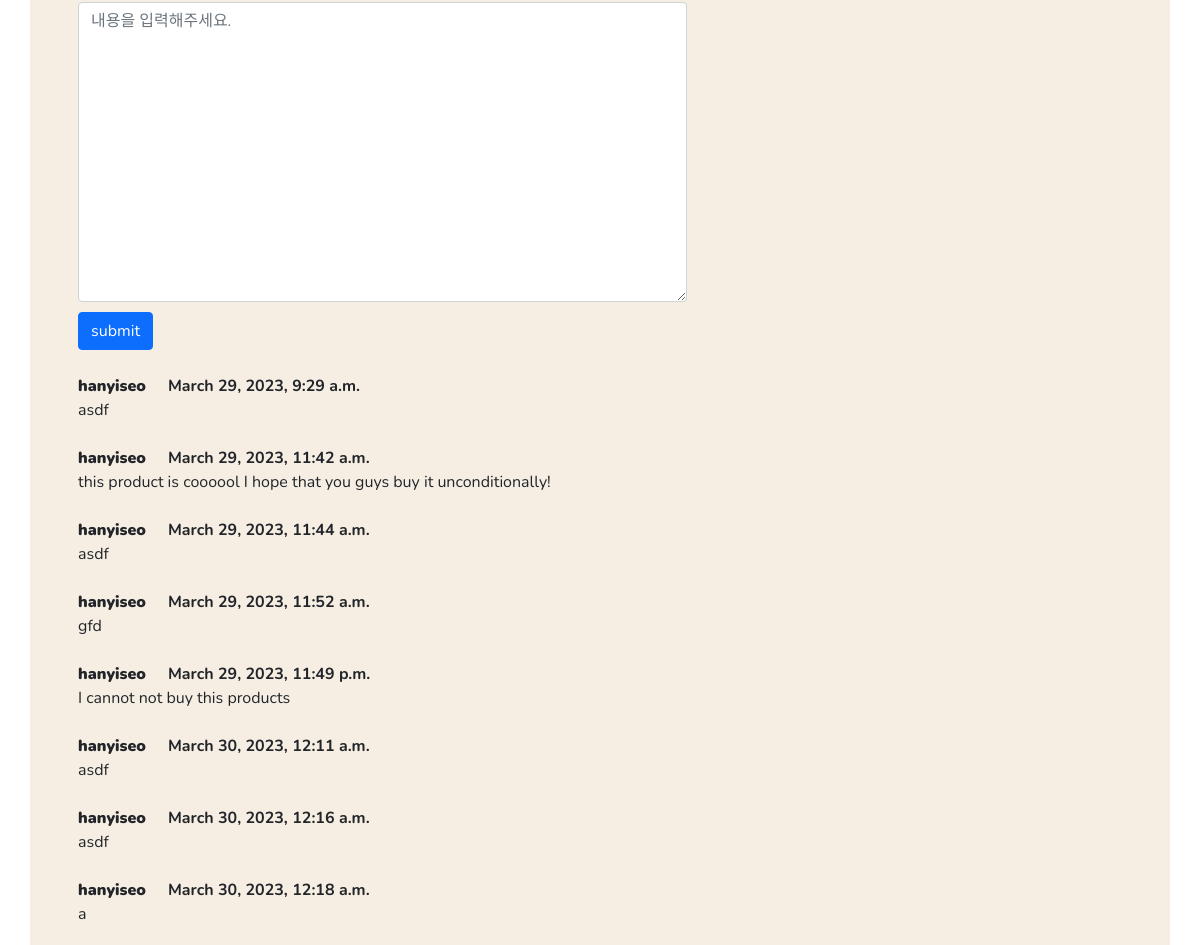
/product/1/ (middle part), run on an earlier commit of the app's database.
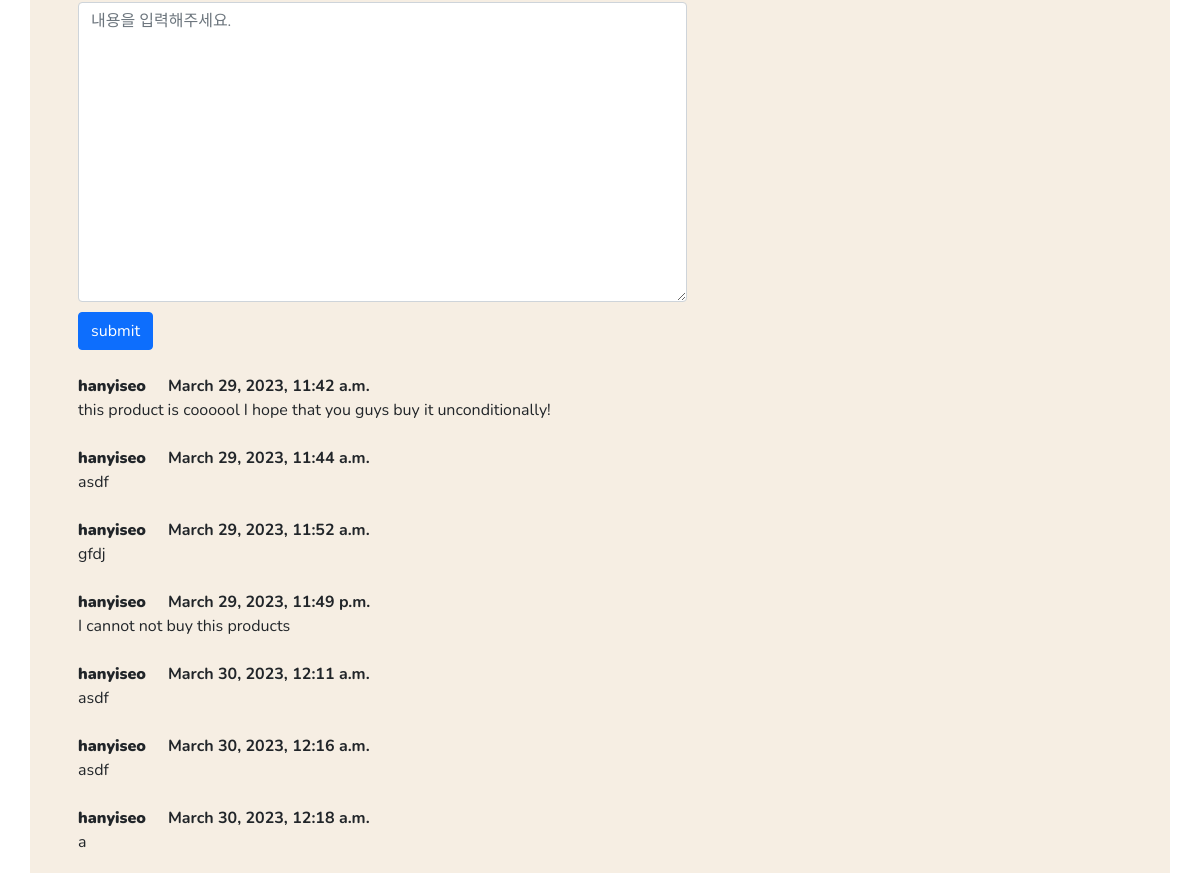
And on a later commit of the database.
### base/models.py (models this page shows)
class Review(models.Model):
    author = models.ForeignKey(User,on_delete=models.CASCADE)
    content_list = models.ForeignKey(ProductModel, on_delete=models.CASCADE)
    content = models.TextField()
    create_date = models.DateTimeField(auto_now_add=True)
    modify_date = models.DateTimeField(auto_now=True)

### base/views.py (the view)
# urls.py: path("product/<int:product_id>/", views.product_detail, name="product_detail"),
def product_detail(request,product_id):
    product_list = ProductModel.objects.get(id=product_id)
    context = {'product_list':product_list}
    return render(request,'html/product_id.html',context)

### base/templates/html/product_id.html (shortened to what this page needs)
<!DOCTYPE html>
<html lang="en">
    <head>
        {% load static %}
        <link href="{% static '/css/styles.css'%}" rel="stylesheet" />
    </head>
    <body>
        {%include 'html/reviewForm.html'%}
    </body>
</html>

### base/templates/html/reviewForm.html (shortened to what this page needs)
<div class="container px-4 px-lg-5" style="background-color:rgb(246, 238, 227)">
    <div class="row gx-4 gx-lg-5 align-items-center my-5">
        <div class="col-lg-5">
            <div class="col-lg-7">
                <form method="post" class="mb-4" action="{% url 'base:review_create' product_list.id%}">
                    <textarea id="content" name="content" class="form-control" rows="3"
                    placeholder="내용을 입력해주세요." style="height:300px;"></textarea>
                    <button type="submit" class="btn btn-primary" style="margin-top:10px">submit</button>
                </form>
                <div>
                    {% for comment in product_list.review_set.all %}
                    <div>
                        <div class="fw-bold" style="font-weight:bold ; "><b>{{ comment.author.username }} </b>&nbsp &nbsp {{ comment.create_date }}
                        </div>
                        {{ comment.content }}
                    </div>
                    <br>
                    {%endfor%}
                </div>
            </div>
        </div>
    </div>
</div>

What changed in the data, as far as the page shows it:
removed Review: author.username "hanyiseo", create_date "March 29, 2023, 9:29 a.m.", content "asdf"
changed Review: content "gfd" → "gfdj"
